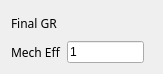
     <widget class="QWidget" name="layoutWidget">
      <property name="geometry">
       <rect>
        <x>240</x>
        <y>470</y>
        <width>163</width>
        <height>71</height>
       </rect>
      </property>
      <layout class="QFormLayout" name="formLayout_15">
       <item row="1" column="0">
        <widget class="QLabel" name="label_26">
         <property name="font">
          <font>
           <family>Biryani</family>
          </font>
         </property>
         <property name="text">
          <string>Mech Eff</string>
         </property>
        </widget>
       </item>
       <item row="1" column="1">
        <widget class="QLineEdit" name="input_mech_eff">
         <property name="maximumSize">
          <size>
           <width>77</width>
           <height>24</height>
          </size>
         </property>
         <property name="text">
          <string>1</string>
         </property>
        </widget>
       </item>
       <item row="0" column="0">
        <widget class="QLabel" name="label_28">
         <property name="font">
          <font>
           <family>Biryani</family>
          </font>
         </property>
         <property name="text">
          <string>Final GR</string>
         </property>
        </widget>
       </item>
       <item row="0" column="1">
        <widget class="QLabel" name="output_final_gr">
         <property name="minimumSize">
          <size>
           <width>77</width>
           <height>24</height>
          </size>
         </property>
         <property name="maximumSize">
          <size>
           <width>77</width>
           <height>24</height>
          </size>
         </property>
         <property name="font">
          <font>
           <family>MS Shell Dlg 2</family>
          </font>
         </property>
         <property name="frameShape">
          <enum>QFrame::NoFrame</enum>
         </property>
         <property name="text">
          <string/>
         </property>
        </widget>
       </item>
      </layout>
     </widget>
